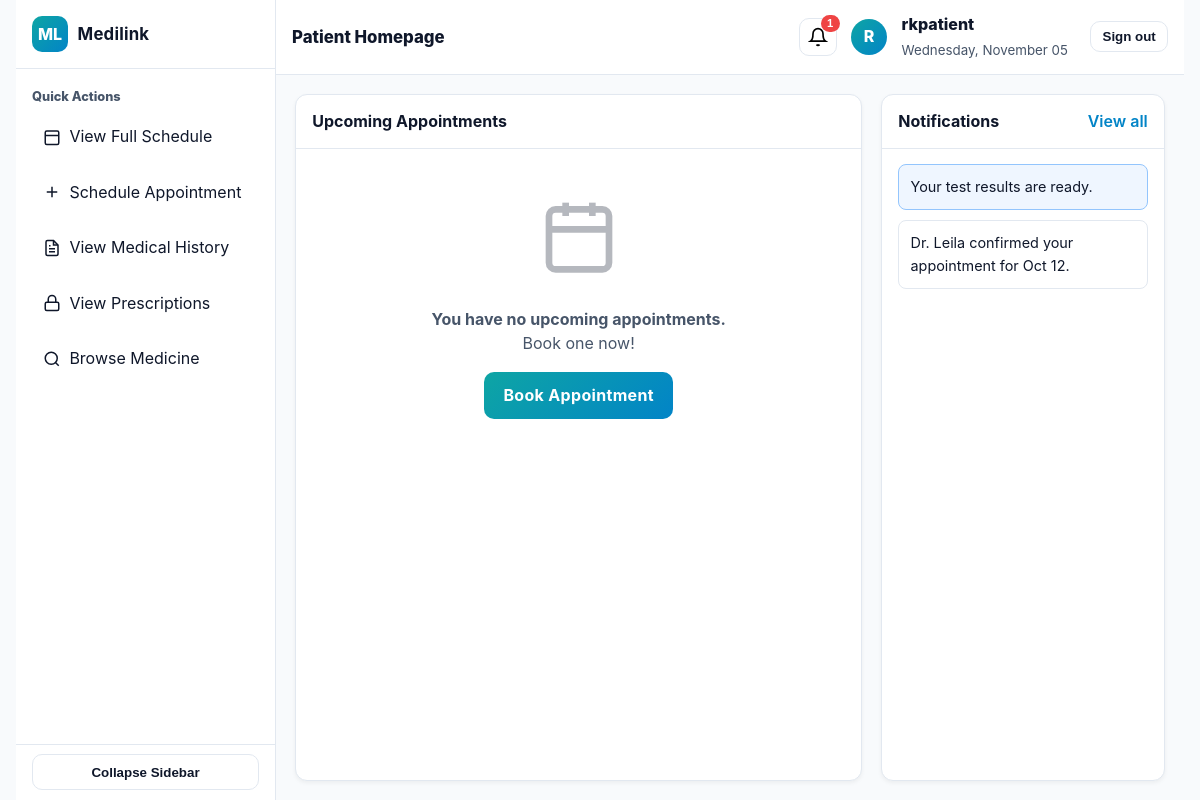
/accounts/patient/home/ (signed in), run on an earlier commit of the app's database.
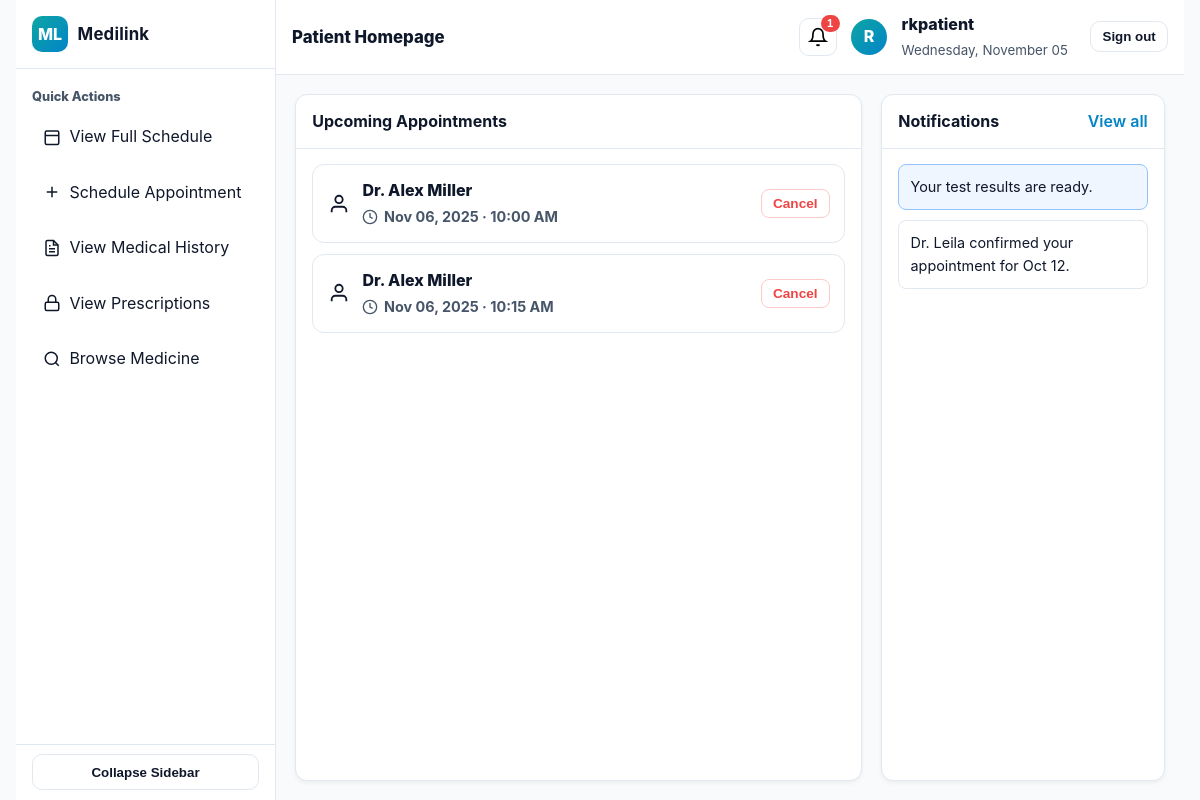
And on a later commit of the database.
### accounts/models.py (models this page shows, shortened)
class Appointment(models.Model):
    class Status(models.TextChoices):
        SCHEDULED = "scheduled", "Scheduled"
        COMPLETED = "completed", "Completed"
        CANCELLED = "cancelled", "Cancelled"
    doctor = models.ForeignKey(Doctor, on_delete=models.CASCADE, related_name="appointments")
    patient = models.ForeignKey(Patient, on_delete=models.CASCADE, related_name="appointments")
    date_time = models.DateTimeField()
    status = models.CharField(max_length=20, choices=Status.choices, default=Status.SCHEDULED)
    doctor_notes = models.TextField(blank=True)
    notes = models.TextField(blank=True, null=True)
    class Meta:
        unique_together = ("doctor", "patient", "date_time")

class Doctor(models.Model):
    doctor_id = models.OneToOneField(
        User, on_delete=models.CASCADE, primary_key=True, related_name="doctor"
    )
    specialty = models.CharField(max_length=120, blank=True)
    license_number = models.CharField(max_length=80, unique=True, blank=True, null=True)

class User(AbstractUser):
    class Role(models.TextChoices):
        DOCTOR = "doctor", "Doctor"
        PATIENT = "patient", "Patient"
        PHARMACY = "pharmacy", "Pharmacy"
    email = models.EmailField(unique=True)           # Unique email for login
    name = models.CharField(max_length=120)          # Full name
    role = models.CharField(max_length=20, choices=Role.choices)
    phone_number = models.CharField(max_length=30, blank=True)
    reset_password_token = models.CharField(max_length=100, blank=True, null=True)
    reset_password_expires = models.DateTimeField(null=True, blank=True)
    USERNAME_FIELD = 'email'
    REQUIRED_FIELDS = ['username']

### accounts/views.py (the view)
# urls.py: path('patient/home/', views.patient_home, name='patient_home'),
@login_required
def patient_home(request):
    user = request.user
    today = timezone.localdate()
    now = timezone.now()
    if user.role != User.Role.PATIENT:
        return render(request, "accounts/error.html", {
            "message": "This page is for patients only."
        })
    try:
        patient_profile = user.patient
    except Patient.DoesNotExist:
        patient_profile = Patient.objects.create(
            patient_id=user,
            national_id='',
            dob=None,
            gender='',
            blood_type='',
            history_summary=''
        )
    upcoming_appointments = Appointment.objects.filter(
        patient=patient_profile,
        date_time__gte=now,
        status=Appointment.Status.SCHEDULED
    ).select_related('doctor__doctor_id').order_by('date_time')
    past_appointments = Appointment.objects.filter(
        patient=patient_profile,
        date_time__lt=now
    ).exclude(status=Appointment.Status.CANCELLED).select_related('doctor__doctor_id').order_by('-date_time')
    notifications = [
        {"message": "Your test results are ready.", "seen": False},
        {"message": "Dr. Leila confirmed your appointment for Oct 12.", "seen": True},
    ]
    unseen_count = sum(1 for n in notifications if not n["seen"])
    context = {
        "patient_name": user.name or user.username,
        "today": today.strftime("%A, %B %d"),
        "appointments": upcoming_appointments,  # <-- added for template compatibility
        "upcoming_appointments": upcoming_appointments,
        "past_appointments": past_appointments,
        "unseen_count": unseen_count,
        "notifications": notifications,
    }
    return render(request, "accounts/patient_home.html", context)

### accounts/templates/accounts/patient_home.html (shortened to what the changed rows need)
{% load static %}
<!DOCTYPE html>
<html lang="en">
<head>
  <link rel="stylesheet" href="{% static 'css/styles.css' %}">
</head>
<body>
  <div class="app" id="appShell">
    <aside class="sidebar">
      <div class="brand"><div class="logo">ML</div><h1>Medilink</h1></div>
    </aside>
    <section class="main">
      <div class="content">
        <div class="panel">
          <div class="head">
            <h2>Upcoming Appointments</h2>
          </div>
          <div class="body">
            {% if appointments %}
              <div class="appt-list">
                {% for appt in appointments %}
                  <div class="appt">
                    <div class="left">
                      <svg width="22" height="22" viewBox="0 0 24 24" fill="none" stroke="currentColor" stroke-width="2">
                        <path d="M20 21v-2a4 4 0 0 0-4-4H8a4 4 0 0 0-4 4v2"></path><circle cx="12" cy="7" r="4"></circle>
                      </svg>
                      <div class="info">
                        <div class="doctor-name">{{ appt.doctor.doctor_id.name }}</div>
                        <div class="time">
                          <svg width="16" height="16" viewBox="0 0 24 24" fill="none" stroke="currentColor" stroke-width="2">
                            <circle cx="12" cy="12" r="10"></circle><path d="M12 6v6l4 2"></path>
                          </svg>
                          {{ appt.date_time|date:"M d, Y · h:i A" }}
                        </div>
                      </div>
                    </div>
                    <div class="actions">
                    <form action="{% url 'cancel_appointment' appt.id %}" method="post" style="display:inline;">
                      <button type="submit" class="cancel">Cancel</button>
                    </form>
                  </div>
                  </div>
                {% endfor %}
              </div>
            {% else %}
              <div class="empty-state">
                <svg width="80" height="80" viewBox="0 0 24 24" fill="none" stroke="currentColor" stroke-width="2">
                  <rect x="3" y="4" width="18" height="18" rx="2" ry="2"></rect><line x1="16" y1="2" x2="16" y2="6"></line><line x1="8" y1="2" x2="8" y2="6"></line><line x1="3" y1="10" x2="21" y2="10"></line>
                </svg>
                <p><strong>You have no upcoming appointments.</strong><br>Book one now!</p>
                <a href="{% url 'schedule_appointment' %}" class="btn">Book Appointment</a>
              </div>
            {% endif %}
          </div>
        </div>
        <div class="panel">
          <div class="head">
            <h2>Notifications</h2>
          </div>
          <div class="body">
            {% if notifications %}
              <div class="notif-list">
                {% for notif in notifications %}
                  <div class="notif-item {% if not notif.seen %}unread{% endif %}">
                    <p>{{ notif.message }}</p>
                  </div>
                {% endfor %}
              </div>
            {% endif %}
          </div>
        </div>
      </div>
    </section>
  </div>
</body>
</html>

What changed in the data, as far as the page shows it:
added Appointment: doctor.doctor_id.name "Dr. Alex Miller", date_time "Nov 06, 2025 · 10:00 AM"
added Appointment: doctor.doctor_id.name "Dr. Alex Miller", date_time "Nov 06, 2025 · 10:15 AM"
Also different on the page:
text no longer shown: "You have no upcoming appointments. Book one now! Book Appointment"
